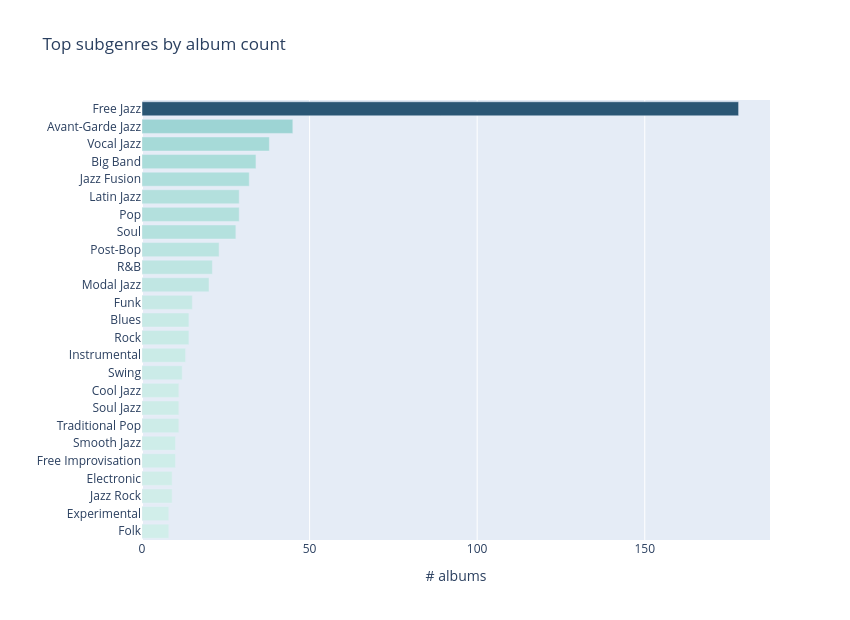

Notebook code cell kept with this figure:
### Code cell
# ── top subgenres by album count ──────────────────────────────────────────
album_genre_counts = (
    albums["genres"]
    .dropna()
    .str.split("|")
    .explode()
    .str.strip()
    .str.title()
    .pipe(_drop_umbrella)
    .value_counts()
    .head(25)
    .reset_index()
    .rename(columns={"genres": "genre", "count": "n_albums"})
)

fig = px.bar(
    album_genre_counts,
    x="n_albums", y="genre",
    orientation="h",
    title="Top subgenres by album count",
    labels={"n_albums": "# albums", "genre": ""},
    color="n_albums",
    color_continuous_scale="Teal",
    width=850, height=620,
)
fig.update_layout(coloraxis_showscale=False, yaxis_autorange="reversed")
fig.show()

### Figure 1 — Plotly figure (JSON) as saved in the notebook; plotly's stock layout.template omitted (floating-point values rounded to 4 significant figures)
{"data": [{"hovertemplate": "# albums=%{marker.color}<br>=%{y}<extra></extra>", "legendgroup": "", "marker": {"color": [178, 45, 38, 34, 32, 29, 29, 28, 23, 21, 20, 15, 14, 14, 13, 12, 11, 11, 11, 10, 10, 9, 9, 8, 8], "coloraxis": "coloraxis", "pattern": {"shape": ""}}, "name": "", "orientation": "h", "showlegend": false, "textposition": "auto", "type": "bar", "x": [178, 45, 38, 34, 32, 29, 29, 28, 23, 21, 20, 15, 14, 14, 13, 12, 11, 11, 11, 10, 10, 9, 9, 8, 8], "xaxis": "x", "y": ["Free Jazz", "Avant-Garde Jazz", "Vocal Jazz", "Big Band", "Jazz Fusion", "Latin Jazz", "Pop", "Soul", "Post-Bop", "R&B", "Modal Jazz", "Funk", "Blues", "Rock", "Instrumental", "Swing", "Cool Jazz", "Soul Jazz", "Traditional Pop", "Smooth Jazz", "Free Improvisation", "Electronic", "Jazz Rock", "Experimental", "Folk"], "yaxis": "y"}], "layout": {"barmode": "relative", "coloraxis": {"colorbar": {"title": {"text": "# albums"}}, "colorscale": [[0, "rgb(209, 238, 234)"], [0.1667, "rgb(168, 219, 217)"], [0.3333, "rgb(133, 196, 201)"], [0.5, "rgb(104, 171, 184)"], [0.6667, "rgb(79, 144, 166)"], [0.8333, "rgb(59, 115, 143)"], [1, "rgb(42, 86, 116)"]], "showscale": false}, "height": 620, "legend": {"tracegroupgap": 0}, "title": {"text": "Top subgenres by album count"}, "width": 850, "xaxis": {"anchor": "y", "domain": [0, 1], "title": {"text": "# albums"}}, "yaxis": {"anchor": "x", "autorange": "reversed", "domain": [0, 1], "title": {"text": ""}}}}
